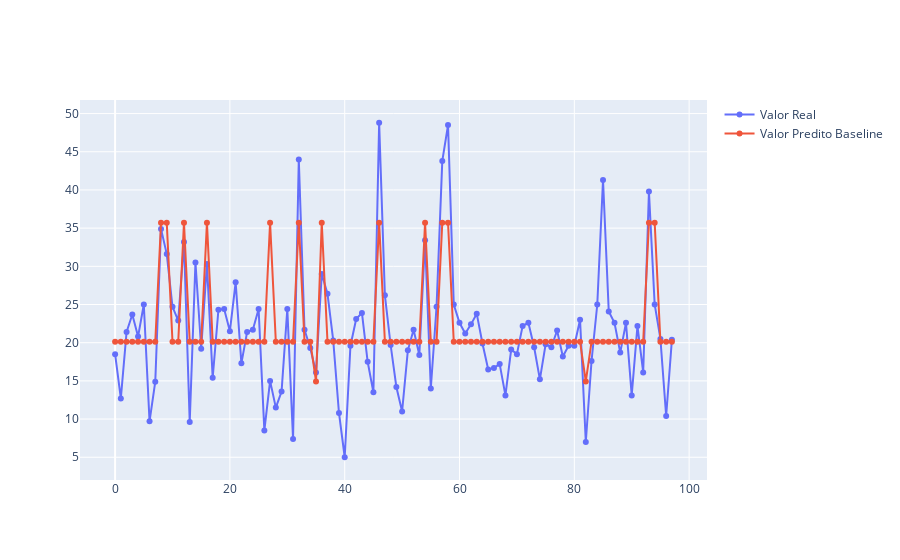

The code cell stored with this chart in its notebook:
### Markdown cell above
Plota o valor real e o baseline

### Code cell
import plotly.graph_objects as go

# Create traces
fig = go.Figure()

# Linha com os dados de teste
fig.add_trace(go.Scatter(x=df_results.index,
                         y=df_results.valor_real,
                         mode='lines+markers',
                         name='Valor Real'))

# Linha com os dados preditos
fig.add_trace(go.Scatter(x=df_results.index,
                         y=df_results.valor_predito_baseline,
                         mode='lines+markers',
                         name='Valor Predito Baseline'))
# Plota a figura
fig.show()
